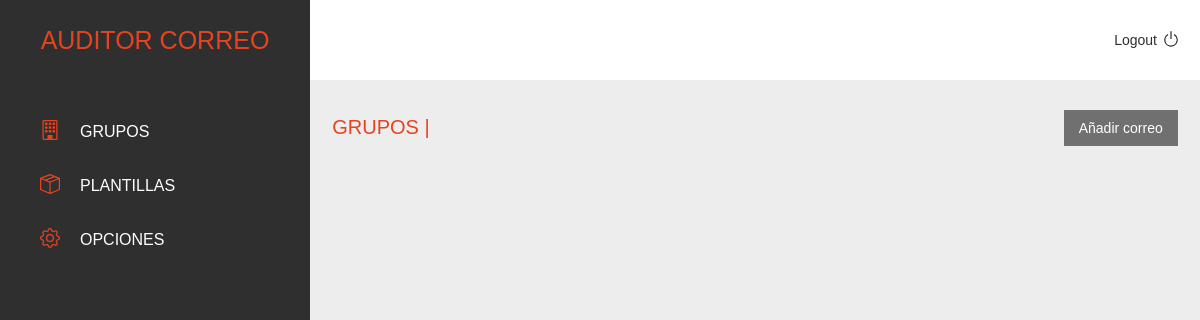
Page /grupos/3 (signed in) on the earlier database version.
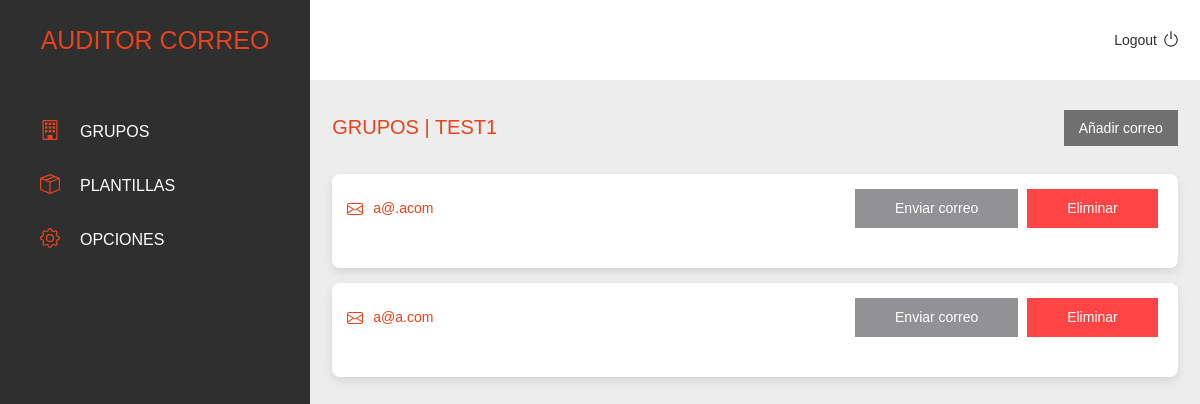
Same page on the later database version.
### backend/grupos/models.py (models this page shows, shortened)
class Grupos(models.Model):
    id = models.AutoField(primary_key=True)
    nombre = models.CharField(max_length=50, null=True, blank=True)
    propietario = models.ForeignKey(User, on_delete=models.CASCADE)

### backend/correos/models.py (models this page shows)
class Correos(models.Model):
    id = models.AutoField(primary_key=True)
    correo = models.EmailField(max_length=35)
    grupo = models.ForeignKey(Grupos, on_delete=models.CASCADE)
    propietario = models.ForeignKey(User, on_delete=models.CASCADE)
    def __str__(self):
        return self.correo

### backend/correos/views.py (the view, shortened to what this page needs)
# urls.py: path('grupos/<str:id>', views.index, name='correos'),
@login_required(login_url='/accounts/login/')
def index(request, id=None):
    if request.method == 'GET':
        datos = obtener_datos_correos(request, id)
        data = {
            'datos': datos,
            'grupo': id
        }
    print(datos)
    return render(request, 'backend/correos/index.html', data)

### templates/backend/correos/index.html (shortened to what this page needs)
{% extends "backend/base.html" %}
{% load static %}
{% block content %}
<div class="titleOptions">
    <h1 class="sectionTitle uppercase">grupos | {{ datos.0.grupo }}</h1>
    <button class="addNewItem" onclick="toggleModal('añadir-correo')">Añadir correo</button>
</div>
{% for datos_correo in datos %}
    <div class="box">
        <div class="box-header">
            <div class="box-header-info">
                <div><img class="mail-icon" src="{% static 'images/frontend/icons/mail.svg' %}"></div>
                <div><h6 class="orange email-text">{{ datos_correo.correo.correo }}</h6></div>
            </div>
            <div>
                <button onclick="toggleModal('enviar{{datos_correo.correo.id}}')" class="button blue-btn"><h6>Enviar correo</h6></button>
                <button onclick="toggleModal('delete{{datos_correo.correo.id}}')" class="button red-btn"><h6>Eliminar</h6></button>
            </div>
        </div>
        <div class="box-body box-body-left">
    </div>
</div>
{% endfor %}
{% endblock %}

Differences in the rows shown:
now on this page (row unchanged): Grupos: nombre "TEST1"
added Correos: correo.correo "a@.acom"
added Correos: correo.correo "a@a.com"
